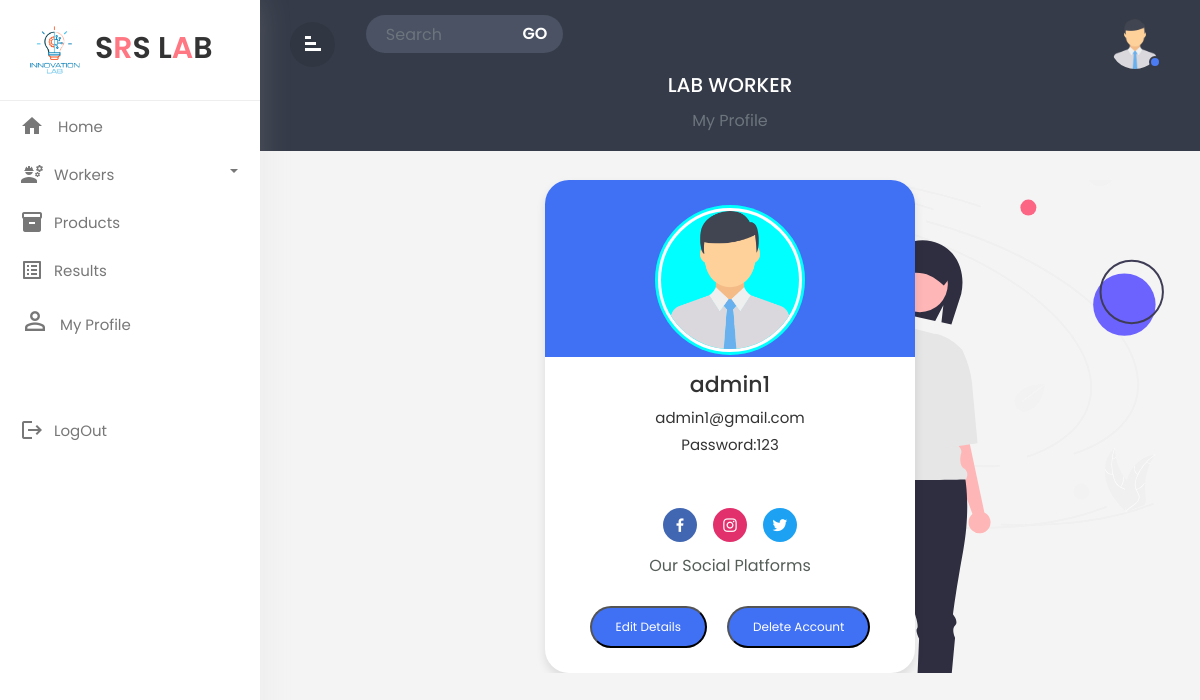
Page /worker_profile.php?email=admin1@gmail.com (signed in) on the committed database.
### tables this page shows
CREATE TABLE `worker` (
  `worker_id` int(255) NOT NULL,
  `worker_name` varchar(255) NOT NULL,
  `worker_email` varchar(255) NOT NULL,
  `worker_password` varchar(255) NOT NULL
);

### worker_profile.php (the view, shortened to what this page needs)
<?php
include 'database.php';
$email = $_GET['email'];
$sql = "SELECT * from worker where worker_email = '$email'";
$result = mysqli_query($conn,$sql);
$data = mysqli_fetch_array($result);
?>
<!doctype html>
<html lang="en">
  <head>
        <link rel="stylesheet" href="css/bootstrap.min.css">
        <link rel="stylesheet" href="css/custom.css">
        <link href='https://unpkg.com/boxicons@2.1.4/css/boxicons.min.css' rel='stylesheet'>
  </head>
  <body style=" background-color: #f4f4f4;" >
<div class="wrapper">
        <nav id="sidebar">
             <div class="sidebar-header">
                <h3 style="font-size:30px;margin-left:5px;" ><img style="width:60px;height:60px;" src="images/workerlogo.png" class="img-fluid"/>S<span style="color:#ff7782;">R</span>S L<span style="color:#ff7782;">A</span>B</h3>
            </div>
            <ul class="list-unstyled components">
			<li  >
                    <a href="worker_home.php?email=<?php echo $_GET['email']; ?>" class="dashboard"><i class="material-icons">home</i>
					<span>Home</span></a>
                </li>
                <li class="dropdown">
                    <a href="#homeSubmenu1" data-toggle="collapse" aria-expanded="false"
					class="dropdown-toggle">
					<i class="material-icons">engineering</i>Workers</a>
                </li>
				 <li  class="">
                    <a href="worker_prod.php?email=<?php echo $_GET['email']; ?>"><i class="material-icons">inventory</i><span>Products
					</span></a>
                </li>
                <li  class="">
                    <a href="worker_result.php?email=<?php echo $_GET['email']; ?>"><i class="material-icons">list_alt</i><span>Results
					</span></a>
                </li>
               <li class="">
                    <a href="worker_profile.php?email=<?php echo $_GET['email']; ?>"><i style="font-size:30px;" class="material-symbols-outlined">person_filled</i><span>My Profile</span></a>
                </li>
                <br>
                <br>
				 <li  class="">
                    <a href="logout.php"><i class="material-icons">logout</i><span>LogOut
					</span></a>
                </li>
            </ul>
        </nav>
		<div id="content">
		   <div class="top-navbar">
		      <div class="xp-topbar">
                <div class="row">
                    <div class="col-2 col-md-1 col-lg-1 order-2 order-md-1 align-self-center">
                        <div class="xp-menubar">
                               <span class="material-icons text-white">signal_cellular_alt
							   </span>
                         </div>
                    </div>
                    <div class="col-md-5 col-lg-3 order-3 order-md-2">
                        <div class="xp-searchbar">
                            <form>
                                <div class="input-group">
                                  <input type="search" class="form-control"
								  placeholder="Search">
                                  <div class="input-group-append">
                                    <button class="btn" type="submit"
									id="button-addon2">GO</button>
                                  </div>
                                </div>
                            </form>
                        </div>
                    </div>
                    <div class="col-10 col-md-6 col-lg-8 order-1 order-md-3">
                        <div class="xp-profilebar text-right">
							 <nav class="navbar p-0">
                        <ul class="nav navbar-nav flex-row ml-auto">
                            <li class="nav-item dropdown">
                                <a class="nav-link" href="#" data-toggle="dropdown">
                                <img src="images/user.png" style="width:50px; border-radius:50%;height:50px"/>
								<span class="xp-user-live"></span>
								</a>
                            </li>
                        </ul>
            </nav>
                        </div>
                    </div>
                </div>
            </div>
		     <div class="xp-breadcrumbbar text-center">
                <h4 class="page-title">LAB WORKER</h4>
                  <ol class="breadcrumb">
                    <li class="breadcrumb-item active" aria-current="page">My Profile</li>
                  </ol>
            </div>
		   </div>
        <br>
           <div class="check">
           <div class="profile-card">
<div class="image">
<img src="images/user.png" alt="" class="profile-img">
</div>
<div class="text-data">
    <span style="text-transform:none" class="name"><?php echo $data['worker_name'] ?></span>
    <span style="text-transform:none"  class="email"><?php echo $data['worker_email'] ?></span>
    <span style="text-transform:none"  class="email" >Password:<?php echo $data['worker_password'] ?></span>
</div>
<div class="media-buttons">
    <a href="" style="background: #4267b2 ;" class="link">
        <i class='bx bxl-facebook'></i>
    </a>
    <a href="" style="background: #e1306c ;" class="link">
        <i class='bx bxl-instagram' ></i>
    </a>
    <a href="" style="background: #1da1f2;" class="link">
        <i class='bx bxl-twitter' ></i>
    </a>
</div>
<span class="name" style="margin-top: 10px;">Our Social Platforms</span>
<div class="buttons">
    <button class="button"><a  href="edit_workerprofile.php?email=<?php echo $_GET['email']; ?>  "  >Edit Details</a></button>
<button   class="button"><a  href="delete_profile.php?email=<?php echo $_GET['email']; ?>  "  >Delete Account</a></button>
</div>
    </div>
    </div>
  </body>
  </html>

### css/custom.css (style rules this page uses)
body,html { line-height:1.8; font-family:'Poppins',sans-serif; color:#555e58; text-transform:capitalize; font-weight:400; margin:0px; padding:0px; }
.material-icons { font-family: 'Material Icons'; font-weight: normal; font-style: normal; font-size: 24px; display: inline-block; line-height: 1; text-transform: none; letter-spacing: normal; word-wrap: normal; white-space: nowrap; direction: ltr; -webkit-font-smoothing: antialiased; text-rendering: optimizeLegibility; -moz-osx-font-smoothing: grayscale; font-feature-settings: 'liga'; }
a { color:#333; font-weight:400; }
button { cursor:pointer; }
ul,ol { padding:0px; margin:0px; list-style:none; }
a,a:hover,a:focus { color:#333; text-decoration:none; transition:all 0.3s; }
.wrapper { position:relative; width:100%; overflow:auto; }
#sidebar { position:fixed; height:100%!important; top:0; left:0; bottom:0; z-index:11; width:260px; overflow:auto; transition:all 0.3s; background-color:#fff; box-shadow:0 0 30px 0 rgba(200 200 200 / 20%); }
@media only screen and (min-width:992px) { #content { width:calc(100% - 260px); position:relative; float:right; transition:all 0.3s; } }
#sidebar .sidebar-header { padding:20px; background-color:#fff; border-bottom:1px solid #eee; }
.sidebar-header h3 { color:#333; font-size:17px; margin:0px; text-transform:uppercase; transition:all 0.5s ease; font-weight:600; }
.sidebar-header h3 img { width:45px; margin-right:10px; }
#sidebar ul li { padding:2px 0px; }
.dropdown-toggle::after { position:absolute; right:22px; top:18px; color:#777777; }
#sidebar ul li.dropdown { position:sticky; }
#sidebar ul li a { padding:5px 10px 5px 20px; line-height:30px; font-size:15px; position:relative; font-weight:400; display:block; color:#777777; text-transform:capitalize; }
#sidebar ul li a i { position:relative; margin-right:10px; top:6px; }
#content { position:relative; transition:all 0.5s; background-attachment:#f9fafc; }
.top-navbar { width:100%; z-index:9; position:relative; padding:15px 30px; background-color:#353b48; }
input[type="search"] { background-color:#4a5263; color:#fff; padding-left:20px; border:none; border-radius:50px 0px 0px 50px; }
.input-group-append { margin-left:-1px; }
.xp-searchbar .btn { background-color:#4a5263; color:#fff; font-weight:600; font-size:16px; border-radius:0 50px 50px 0; padding:4px 15px; }
.xp-breadcrumbbar .page-title { font-size:20px; color:#fff; margin-bottom:0; margin-top:0; }
.breadcrumb { display:inline-flex; background-color:transparent; margin:0; padding:10px 0 0; }
.breadcrumb-item.active { color:#6c757d; }
.navbar { background-color:#353B48; color:#fff; }
.xp-menubar { border-radius:50%; width:45px; height:45px; line-height:45px; text-align:center; margin-right:20px; border:none; color:#fff; cursor:pointer; background-color:rgba(0,0,0,0.09); }
.xp-menubar span { margin:9px; padding:0px; transform:rotate(90deg); }
.navbar-nav > li > a { color:#fff; }
.navbar-nav li a { position:relative; display:block; padding:4px 10px!important; }
.xp-user-live { position:absolute; bottom:5px; right:9px; width:12px; height:12px; border-radius:50%; border:2px solid #353b48; background-color:#4c7cf3; }

### rows in the picture
worker: worker_name "admin1", worker_email "admin1@gmail.com", worker_password "123"
